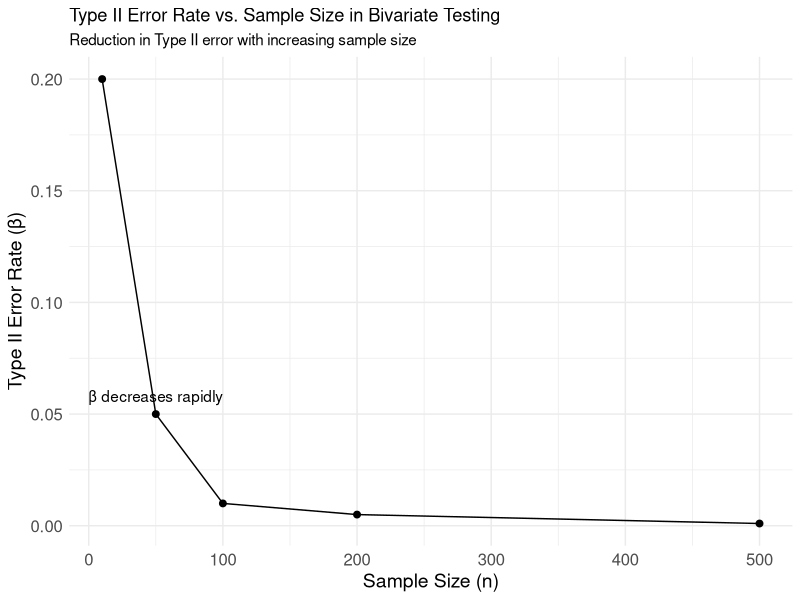

Reproduce this figure in R.
library(ggplot2)

sample_size <- c(10, 50, 100, 200, 500)
type_ii_error <- c(0.2, 0.05, 0.01, 0.005, 0.001)

data <- data.frame(sample_size, type_ii_error)

ggplot(data, aes(x = sample_size, y = type_ii_error)) +
  geom_line(color = "black") +
  geom_point(size = 2) +
  annotate("text", x = 50, y = 0.05, label = "β decreases rapidly", vjust = -1) +
  labs(title = "Type II Error Rate vs. Sample Size in Bivariate Testing",
       subtitle = "Reduction in Type II error with increasing sample size",
       x = "Sample Size (n)",
       y = "Type II Error Rate (β)") +
  theme_minimal() +
  theme(axis.text = element_text(size = 12), axis.title = element_text(size = 14))
